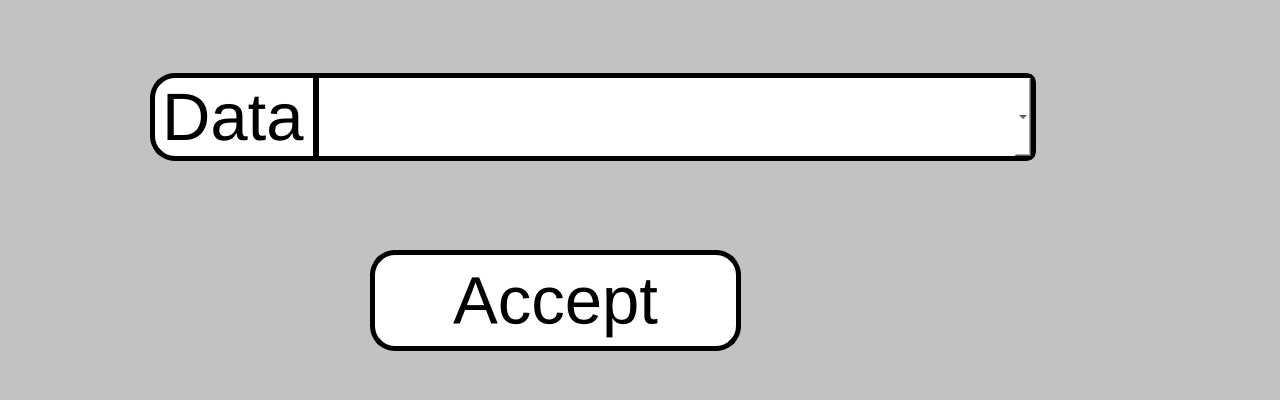
<?xml version="1.0" encoding="UTF-8"?>
<ui version="4.0">
 <class>Guages</class>
 <widget class="QMainWindow" name="Guages">
  <property name="geometry">
   <rect>
    <x>0</x>
    <y>0</y>
    <width>1280</width>
    <height>400</height>
   </rect>
  </property>
  <property name="windowTitle">
   <string>Guages</string>
  </property>
  <property name="styleSheet">
   <string notr="true">background-color: rgb(194, 194, 194);</string>
  </property>
  <widget class="QWidget" name="centralwidget">
   <property name="styleSheet">
    <string notr="true"/>
   </property>
   <widget class="QPushButton" name="Accept_Button">
    <property name="geometry">
     <rect>
      <x>370</x>
      <y>250</y>
      <width>371</width>
      <height>101</height>
     </rect>
    </property>
    <property name="font">
     <font>
      <pointsize>50</pointsize>
     </font>
    </property>
    <property name="styleSheet">
     <string notr="true">border: 5px solid black; border-radius: 25px;
background-color: white;</string>
    </property>
    <property name="text">
     <string>Accept</string>
    </property>
    <property name="checkable">
     <bool>false</bool>
    </property>
   </widget>
   <widget class="QWidget" name="horizontalLayoutWidget">
    <property name="geometry">
     <rect>
      <x>150</x>
      <y>70</y>
      <width>886</width>
      <height>95</height>
     </rect>
    </property>
    <layout class="QHBoxLayout" name="horizontalLayout">
     <property name="spacing">
      <number>0</number>
     </property>
     <item>
      <widget class="QLineEdit" name="Data_Label">
       <property name="font">
        <font>
         <pointsize>50</pointsize>
        </font>
       </property>
       <property name="styleSheet">
        <string notr="true">border: 5px solid black; border-top-left-radius: 25px; border-bottom-left-radius: 25px; border-right: 1px solid black; background-color: white;</string>
       </property>
       <property name="text">
        <string>Data</string>
       </property>
       <property name="alignment">
        <set>Qt::AlignCenter</set>
       </property>
      </widget>
     </item>
     <item>
      <widget class="QComboBox" name="Data_Variable">
       <property name="sizePolicy">
        <sizepolicy hsizetype="Expanding" vsizetype="Fixed">
         <horstretch>0</horstretch>
         <verstretch>0</verstretch>
        </sizepolicy>
       </property>
       <property name="font">
        <font>
         <pointsize>50</pointsize>
        </font>
       </property>
       <property name="styleSheet">
        <string notr="true">border: 5px solid black; border-top-right-radius: 10px; border-bottom-right-radius: 10px; background-color: white;</string>
       </property>
       <property name="placeholderText">
        <string>Select Variable</string>
       </property>
       <item>
        <property name="text">
         <string>AFR</string>
        </property>
       </item>
       <item>
        <property name="text">
         <string>MAP</string>
        </property>
       </item>
       <item>
        <property name="text">
         <string>Engine Coolant</string>
        </property>
       </item>
       <item>
        <property name="text">
         <string>Throttle Position</string>
        </property>
       </item>
       <item>
        <property name="text">
         <string>Control Module Voltage</string>
        </property>
       </item>
       <item>
        <property name="text">
         <string>Fuel Level</string>
        </property>
       </item>
       <item>
        <property name="text">
         <string>MPG</string>
        </property>
       </item>
       <item>
        <property name="text">
         <string>Ambient Air Temp</string>
        </property>
       </item>
       <item>
        <property name="text">
         <string>Intake Air Temp</string>
        </property>
       </item>
       <item>
        <property name="text">
         <string>Fuel Rail Pressure</string>
        </property>
       </item>
       <item>
        <property name="text">
         <string>Ignition Timing</string>
        </property>
       </item>
       <item>
        <property name="text">
         <string>Oil Temp</string>
        </property>
       </item>
       <item>
        <property name="text">
         <string>Oil Pressure</string>
        </property>
       </item>
      </widget>
     </item>
    </layout>
   </widget>
  </widget>
 </widget>
 <resources/>
 <connections/>
</ui>
